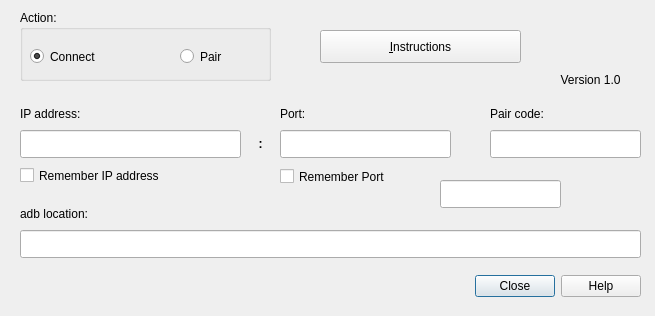
<?xml version="1.0" encoding="UTF-8"?>
<ui version="4.0">
 <class>MainDialog</class>
 <widget class="QDialog" name="MainDialog">
  <property name="geometry">
   <rect>
    <x>0</x>
    <y>0</y>
    <width>655</width>
    <height>316</height>
   </rect>
  </property>
  <property name="windowTitle">
   <string>ADB Wireless Connect</string>
  </property>
  <property name="modal">
   <bool>false</bool>
  </property>
  <widget class="QDialogButtonBox" name="buttonBox">
   <property name="geometry">
    <rect>
     <x>20</x>
     <y>270</y>
     <width>621</width>
     <height>32</height>
    </rect>
   </property>
   <property name="orientation">
    <enum>Qt::Horizontal</enum>
   </property>
   <property name="standardButtons">
    <set>QDialogButtonBox::Close|QDialogButtonBox::Help</set>
   </property>
  </widget>
  <widget class="QLabel" name="ipAddressLabel">
   <property name="geometry">
    <rect>
     <x>20</x>
     <y>100</y>
     <width>121</width>
     <height>27</height>
    </rect>
   </property>
   <property name="text">
    <string>IP address:</string>
   </property>
  </widget>
  <widget class="QLabel" name="portLabel">
   <property name="geometry">
    <rect>
     <x>280</x>
     <y>100</y>
     <width>121</width>
     <height>27</height>
    </rect>
   </property>
   <property name="text">
    <string>Port:</string>
   </property>
  </widget>
  <widget class="QLineEdit" name="connectPortLineEdit">
   <property name="geometry">
    <rect>
     <x>280</x>
     <y>130</y>
     <width>171</width>
     <height>28</height>
    </rect>
   </property>
   <property name="toolTip">
    <string>The port that adb uses to connect to the Android device</string>
   </property>
  </widget>
  <widget class="QLabel" name="pairCodeLabel">
   <property name="geometry">
    <rect>
     <x>490</x>
     <y>100</y>
     <width>101</width>
     <height>27</height>
    </rect>
   </property>
   <property name="text">
    <string>Pair code:</string>
   </property>
  </widget>
  <widget class="QLineEdit" name="pairCodeLineEdit">
   <property name="geometry">
    <rect>
     <x>490</x>
     <y>130</y>
     <width>151</width>
     <height>28</height>
    </rect>
   </property>
   <property name="toolTip">
    <string>The pair code that the Android device has given</string>
   </property>
  </widget>
  <widget class="QGroupBox" name="ctionGroupBox">
   <property name="geometry">
    <rect>
     <x>20</x>
     <y>10</y>
     <width>251</width>
     <height>71</height>
    </rect>
   </property>
   <property name="title">
    <string>Action:</string>
   </property>
   <widget class="QRadioButton" name="connectRadioButton">
    <property name="geometry">
     <rect>
      <x>10</x>
      <y>30</y>
      <width>111</width>
      <height>33</height>
     </rect>
    </property>
    <property name="toolTip">
     <string>Use adb to connect to an Android device</string>
    </property>
    <property name="text">
     <string>Connect</string>
    </property>
    <property name="checked">
     <bool>true</bool>
    </property>
   </widget>
   <widget class="QRadioButton" name="pairRadioButton">
    <property name="geometry">
     <rect>
      <x>160</x>
      <y>30</y>
      <width>71</width>
      <height>33</height>
     </rect>
    </property>
    <property name="toolTip">
     <string>Use adb to pair with an Android device</string>
    </property>
    <property name="text">
     <string>Pair</string>
    </property>
   </widget>
  </widget>
  <widget class="QLineEdit" name="ipAddressLineEdit">
   <property name="geometry">
    <rect>
     <x>20</x>
     <y>130</y>
     <width>221</width>
     <height>28</height>
    </rect>
   </property>
   <property name="toolTip">
    <string>The IP address of the Android device</string>
   </property>
   <property name="toolTipDuration">
    <number>-1</number>
   </property>
  </widget>
  <widget class="QLabel" name="versionLabel">
   <property name="geometry">
    <rect>
     <x>530</x>
     <y>70</y>
     <width>121</width>
     <height>20</height>
    </rect>
   </property>
   <property name="text">
    <string>Version 1.0</string>
   </property>
   <property name="alignment">
    <set>Qt::AlignCenter</set>
   </property>
  </widget>
  <widget class="QLineEdit" name="pairPortLineEdit">
   <property name="geometry">
    <rect>
     <x>440</x>
     <y>180</y>
     <width>121</width>
     <height>28</height>
    </rect>
   </property>
   <property name="toolTip">
    <string>The port that adb uses to pair with the Android device</string>
   </property>
  </widget>
  <widget class="QLabel" name="adbCommandLabel_2">
   <property name="geometry">
    <rect>
     <x>20</x>
     <y>200</y>
     <width>151</width>
     <height>27</height>
    </rect>
   </property>
   <property name="text">
    <string>adb location:</string>
   </property>
  </widget>
  <widget class="QLabel" name="imageLabel">
   <property name="geometry">
    <rect>
     <x>560</x>
     <y>10</y>
     <width>60</width>
     <height>60</height>
    </rect>
   </property>
   <property name="sizePolicy">
    <sizepolicy hsizetype="Fixed" vsizetype="Fixed">
     <horstretch>0</horstretch>
     <verstretch>0</verstretch>
    </sizepolicy>
   </property>
   <property name="text">
    <string/>
   </property>
   <property name="pixmap">
    <pixmap>../../../resources/images/adb-wireless-connect.png</pixmap>
   </property>
   <property name="scaledContents">
    <bool>true</bool>
   </property>
  </widget>
  <widget class="QLineEdit" name="adbCommandLineEdit">
   <property name="geometry">
    <rect>
     <x>20</x>
     <y>230</y>
     <width>621</width>
     <height>28</height>
    </rect>
   </property>
   <property name="focusPolicy">
    <enum>Qt::NoFocus</enum>
   </property>
   <property name="toolTip">
    <string>The full path of the adb command (Android Debug Bridge tools need to be installed)</string>
   </property>
   <property name="readOnly">
    <bool>true</bool>
   </property>
  </widget>
  <widget class="QPushButton" name="instructionPushButton">
   <property name="geometry">
    <rect>
     <x>320</x>
     <y>30</y>
     <width>201</width>
     <height>33</height>
    </rect>
   </property>
   <property name="toolTip">
    <string>Instructions on how to connect or pair</string>
   </property>
   <property name="text">
    <string>&amp;Instructions</string>
   </property>
  </widget>
  <widget class="QCheckBox" name="rememberIpAddressCheckBox">
   <property name="geometry">
    <rect>
     <x>20</x>
     <y>160</y>
     <width>231</width>
     <height>31</height>
    </rect>
   </property>
   <property name="toolTip">
    <string>Remember the IP address for next time (stored upon connect or pair)</string>
   </property>
   <property name="text">
    <string>Remember IP address</string>
   </property>
  </widget>
  <widget class="QCheckBox" name="rememberConnectPortCheckBox">
   <property name="geometry">
    <rect>
     <x>280</x>
     <y>160</y>
     <width>201</width>
     <height>33</height>
    </rect>
   </property>
   <property name="toolTip">
    <string>Remember the port to connect to for next time (stored upon connect or pair)</string>
   </property>
   <property name="text">
    <string>Remember Port</string>
   </property>
  </widget>
  <widget class="QLabel" name="colonLabel">
   <property name="geometry">
    <rect>
     <x>250</x>
     <y>130</y>
     <width>21</width>
     <height>27</height>
    </rect>
   </property>
   <property name="font">
    <font>
     <bold>true</bold>
    </font>
   </property>
   <property name="text">
    <string>:</string>
   </property>
   <property name="alignment">
    <set>Qt::AlignCenter</set>
   </property>
  </widget>
 </widget>
 <tabstops>
  <tabstop>connectRadioButton</tabstop>
  <tabstop>pairRadioButton</tabstop>
  <tabstop>ipAddressLineEdit</tabstop>
  <tabstop>connectPortLineEdit</tabstop>
  <tabstop>pairPortLineEdit</tabstop>
  <tabstop>pairCodeLineEdit</tabstop>
  <tabstop>rememberIpAddressCheckBox</tabstop>
  <tabstop>rememberConnectPortCheckBox</tabstop>
  <tabstop>instructionPushButton</tabstop>
 </tabstops>
 <resources/>
 <connections>
  <connection>
   <sender>buttonBox</sender>
   <signal>accepted()</signal>
   <receiver>MainDialog</receiver>
   <slot>accept()</slot>
   <hints>
    <hint type="sourcelabel">
     <x>518</x>
     <y>644</y>
    </hint>
    <hint type="destinationlabel">
     <x>157</x>
     <y>274</y>
    </hint>
   </hints>
  </connection>
  <connection>
   <sender>buttonBox</sender>
   <signal>rejected()</signal>
   <receiver>MainDialog</receiver>
   <slot>reject()</slot>
   <hints>
    <hint type="sourcelabel">
     <x>586</x>
     <y>650</y>
    </hint>
    <hint type="destinationlabel">
     <x>286</x>
     <y>274</y>
    </hint>
   </hints>
  </connection>
 </connections>
</ui>
